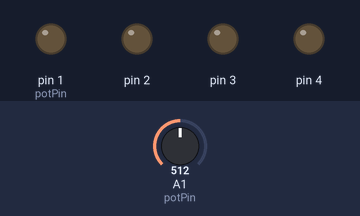
Bench run of a sketch on a simulated Arduino Uno, built with avr-gcc and run on an emulated ATmega328P. Shown: output pins drawn as LEDs (lit = HIGH). The inputs (shaded band) are chosen by the test bench; at power-on: A1 (potPin) = 512.

Above: at 7.9 s.
8.0 s: A1 (potPin) set to 0
At 9.6 s:
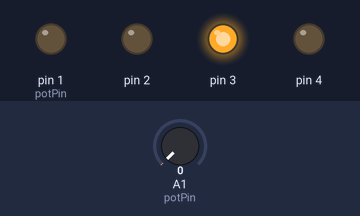
16.0 s: A1 (potPin) set to 122
At 16.3 s:
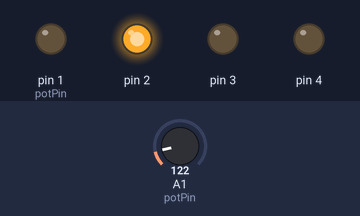
At 16.79 s:
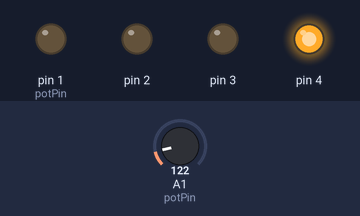
Timing chart, 0 to 30.0 s (numbered marks = the images above; inputs shaded):
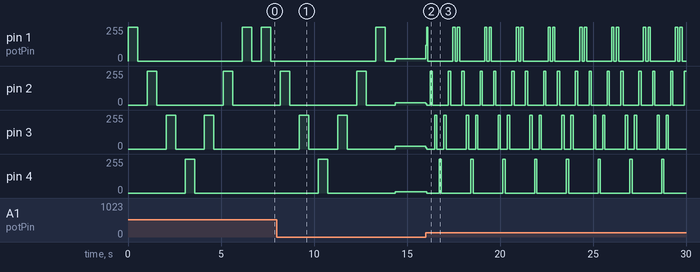

The sketch:

light.ino
```cpp
int potPin=1;
int val=0;
void setup(){
  pinMode(1, OUTPUT);
  pinMode(2, OUTPUT);
  pinMode(3, OUTPUT);
  pinMode(4, OUTPUT);
}

void loop() {
  val=analogRead(potPin);
  int x=val;
  for (int i=1; i<4; i++)
  {
  digitalWrite(i, HIGH);
   delay(x);
   digitalWrite(i, LOW);
   delay(x);}

for (int i=4; i>0; i--){
   digitalWrite(i, HIGH);
   delay(x);
   digitalWrite(i, LOW);
   delay(x);
  }
}
```

Measured:
- after the input at 16.0 s, pin 1 (potPin): 17/255 → 117/255 at once, then moves between 0/255 and 255/255, repeating every 1.7 s; pin 4: 9/255 → 0/255 after 0.06 s, then repeats every 1.7 s: 255/255 0.12 s, 0/255 1.6 s
